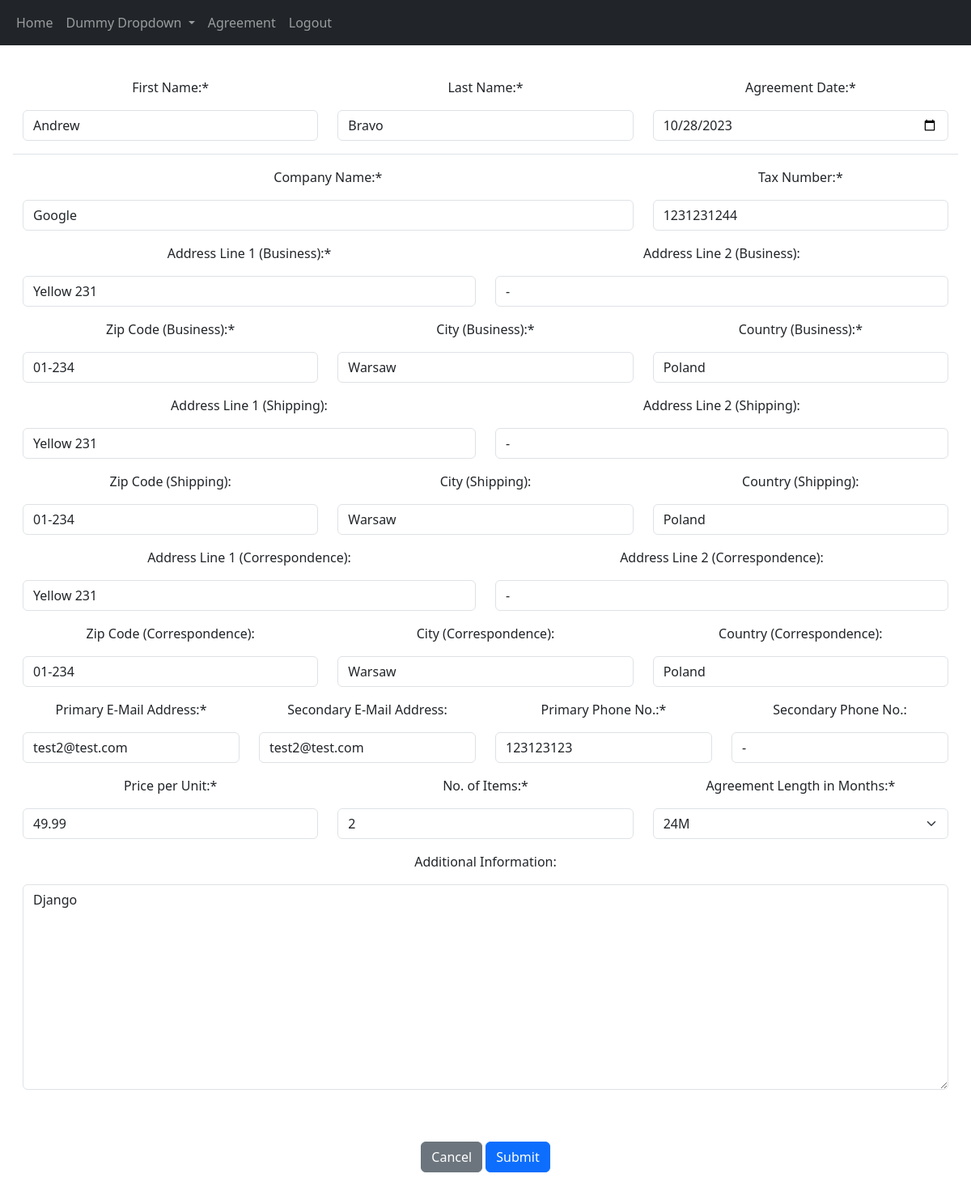
The page /agreement/2/edit (signed in) on the database its author committed.
### agreement/models.py (models this page shows, shortened)
class Agreement(models.Model):
    class Meta:
        ordering = ["-created"]
    AGREEMENT_LENGTH_M = [("12M", "12M"), ("24M", "24M"), ("36M", "36M")]
    STATUS = [("1", "1 - New"), ("2", "2 - Generated"), ("3", "3 - Signed"), ("4", "4 - Forwarded"),
              ("5", "5 - Shipped"), ("6", "6 - Delivery Confirmed")]
    agreement_date = models.DateField()
    first_name = models.CharField(max_length=50)
    last_name = models.CharField(max_length=80)
    company_name = models.CharField(max_length=100)
    tax_number = models.CharField(max_length=20)
    business_address_line_1 = models.CharField(max_length=80, verbose_name="Business address")
    business_address_line_2 = models.CharField(blank=True, max_length=80, verbose_name="Business address")
    business_zip_code = models.CharField(max_length=10)
    business_city = models.CharField(max_length=40)
    business_country = models.CharField(max_length=40)
    shipping_address_line_1 = models.CharField(blank=True, max_length=80)
    shipping_address_line_2 = models.CharField(blank=True, max_length=80)
    shipping_zip_code = models.CharField(blank=True, max_length=10)
    shipping_city = models.CharField(blank=True, max_length=40)
    shipping_country = models.CharField(blank=True, max_length=40)
    correspondence_address_line_1 = models.CharField(blank=True, max_length=80)
    correspondence_address_line_2 = models.CharField(blank=True, max_length=80)
    correspondence_zip_code = models.CharField(blank=True, max_length=10)
    correspondence_city = models.CharField(blank=True, max_length=40)
    correspondence_country = models.CharField(blank=True, max_length=40)
    email_1 = models.EmailField(verbose_name="Primary email")
    email_2 = models.EmailField(blank=True, verbose_name="Secondary email")
    phone_no_1 = models.CharField(max_length=20, verbose_name="Primary phone")
    phone_no_2 = models.CharField(blank=True, max_length=20, verbose_name="Secondary phone")
    price = models.FloatField()
    no_of_items = models.PositiveSmallIntegerField()
    agreement_length = models.CharField(choices=AGREEMENT_LENGTH_M, default=AGREEMENT_LENGTH_M[1], max_length=5)
    additional_info = models.TextField(blank=True, validators=[validate_no_bad_words])
    created = models.DateTimeField(auto_now_add=True)
    user = models.ForeignKey(User, on_delete=models.DO_NOTHING, related_name="agreement")
    status = models.CharField(max_length=30, choices=STATUS, default=STATUS[0][1], null=True)

### agreement/views.py (the view)
# urls.py: path("agreement/<int:pk>/edit", views.AgreementUpdateView.as_view(), name="agreement.update"),
class AgreementUpdateView(LoginRequiredMixin, UpdateView):
    model = Agreement
    success_url = "/agreement/htmx"
    template_name = "agreement_form.html"
    form_class = AgreementForm
    login_url = "/login"

### agreement/templates/agreement_form.html
{% extends "base.html" %}
{% load crispy_forms_tags %}
{% block content %}
<form class="p-3" method="post">{% csrf_token %}
    <div class="row border-bottom my-3">
        <div class="col-4">{{ form.first_name | as_crispy_field }}</div>
        <div class="col-4">{{ form.last_name | as_crispy_field }}</div>
        <div class="col-4">{{ form.agreement_date | as_crispy_field }}</div>
    </div>
    <div class="row">
        <div class="col-8">{{ form.company_name | as_crispy_field }}</div>
        <div class="col-4">{{ form.tax_number | as_crispy_field }}</div>
    </div>
    <div class="row">
        <div class="col-6">{{ form.business_address_line_1 | as_crispy_field }}</div>
        <div class="col-6">{{ form.business_address_line_2 | as_crispy_field }}</div>
    </div>
    <div class="row">
        <div class="col-4">{{ form.business_zip_code | as_crispy_field }}</div>
        <div class="col-4">{{ form.business_city | as_crispy_field }}</div>
        <div class="col-4">{{ form.business_country | as_crispy_field }}</div>
    </div>
    <div class="row">
        <div class="col-6">{{ form.shipping_address_line_1 | as_crispy_field }}</div>
        <div class="col-6">{{ form.shipping_address_line_2 | as_crispy_field }}</div>
    </div>
    <div class="row">
        <div class="col-4">{{ form.shipping_zip_code | as_crispy_field }}</div>
        <div class="col-4">{{ form.shipping_city | as_crispy_field }}</div>
        <div class="col-4">{{ form.shipping_country | as_crispy_field }}</div>
    </div>
    <div class="row">
        <div class="col-6">{{ form.correspondence_address_line_1 | as_crispy_field }}</div>
        <div class="col-6">{{ form.correspondence_address_line_2 | as_crispy_field }}</div>
    </div>
    <div class="row">
        <div class="col-4">{{ form.correspondence_zip_code | as_crispy_field }}</div>
        <div class="col-4">{{ form.correspondence_city | as_crispy_field }}</div>
        <div class="col-4">{{ form.correspondence_country | as_crispy_field }}</div>
    </div>
    <div class="row">
        <div class="col-3">{{ form.email_1 | as_crispy_field }}</div>
        <div class="col-3">{{ form.email_2 | as_crispy_field }}</div>
        <div class="col-3">{{ form.phone_no_1 | as_crispy_field }}</div>
        <div class="col-3">{{ form.phone_no_2 | as_crispy_field }}</div>
    </div>
    <div class="row">
        <div class="col-4">{{ form.price | as_crispy_field }}</div>
        <div class="col-4">{{ form.no_of_items | as_crispy_field }}</div>
        <div class="col-4">{{ form.agreement_length | as_crispy_field }}</div>
    </div>
    <div class="row">
        <div class="col-12">{{ form.additional_info | as_crispy_field }}</div>
    </div>
    <a href="{% url 'agreement.htmx' %}" class="btn btn-secondary">Cancel</a>
    <button type="submit" class="btn btn-primary my-5">Submit</button>
</form>
{% endblock %}

### rows shown on the page
Agreement: first_name "Andrew", last_name "Bravo", agreement_date "10/28/2023", company_name "Google", tax_number "1231231244", business_address_line_1 "Yellow 231", business_address_line_2 "-", business_zip_code "01-234", business_city "Warsaw", business_country "Poland", shipping_address_line_1 "Yellow 231", shipping_address_line_2 "-", shipping_zip_code "01-234", shipping_city "Warsaw", shipping_country "Poland", correspondence_address_line_1 "Yellow 231", correspondence_address_line_2 "-", correspondence_zip_code "01-234", correspondence_city "Warsaw", correspondence_country "Poland", email_1 "test2@test.com", email_2 "test2@test.com", phone_no_1 "123123123", phone_no_2 "-", price "49.99", no_of_items "2", agreement_length "24M", additional_info "Django"
